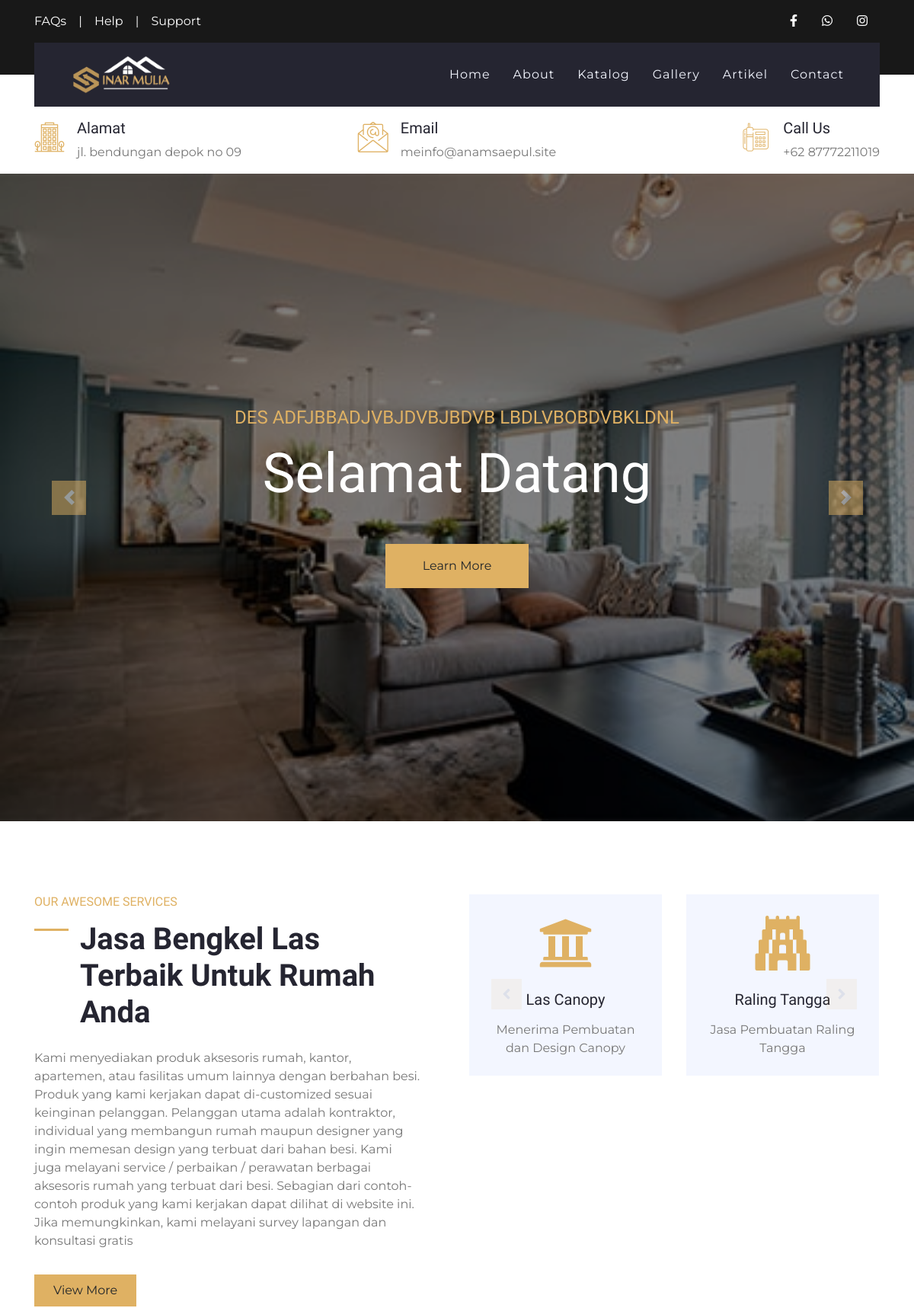
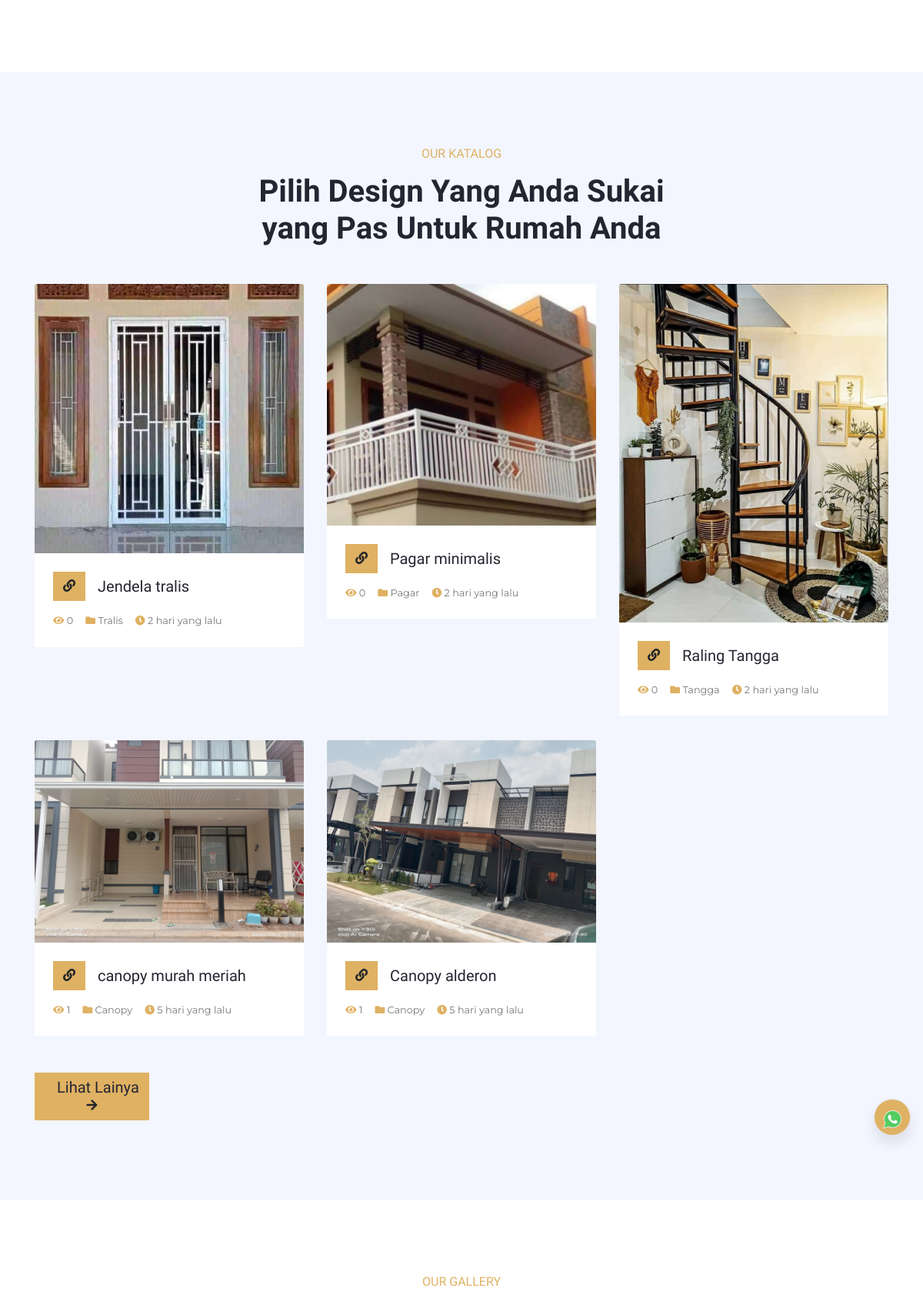
The page / (upper part) on the database its author committed (2 pictures, top to bottom).
### tables this page shows
CREATE TABLE `set_profil`  (
  `profil_id` int(11) NOT NULL AUTO_INCREMENT,
  `nama` varchar(50) NULL DEFAULT NULL,
  `alamat` varchar(100) NULL DEFAULT NULL,
  `deskripsi` text NULL,
  `logo` text NULL,
  `foto` text NULL,
  `kontak_id` int(11) NULL DEFAULT NULL,
  `company_name` varchar(50) NULL DEFAULT NULL,
  `web_url` text NULL,
  PRIMARY KEY (`profil_id`) USING BTREE
);

CREATE TABLE `set_hero`  (
  `hero_id` int(11) NOT NULL AUTO_INCREMENT,
  `judul` varchar(50) NOT NULL,
  `paragraf` varchar(50) NOT NULL,
  `foto` varchar(100) NOT NULL,
  `is_active` int(11) NOT NULL,
  `link` varchar(100) NULL DEFAULT NULL,
  `class` varchar(20) NULL DEFAULT NULL,
  PRIMARY KEY (`hero_id`) USING BTREE
);

CREATE TABLE `ref_produk`  (
  `produk_id` int(11) NOT NULL AUTO_INCREMENT,
  `nama_produk` varchar(100) NOT NULL,
  `kategori` varchar(30) NOT NULL,
  `deskripsi` text NOT NULL,
  `foto` varchar(100) NOT NULL,
  `date_post` datetime NOT NULL,
  `slug` varchar(100) NULL DEFAULT NULL,
  `harga` varchar(20) NULL DEFAULT NULL,
  `best` int(11) NULL DEFAULT NULL,
  PRIMARY KEY (`produk_id`) USING BTREE
);

### application/controllers/Home.php (called while the page is built, shortened)
<?php
class Home extends CI_Controller
{
    public function __construct()
    {
        $this->load->model('M_home', 'home');
        $this->load->model('admin/Profil_m', 'profil');
        $this->load->library('session');
    }
    public function index()
    {
        $data = [
            'judul' => $this->profil->get_profile('nama'),
            'perusahaan' => $this->profil->get_profile('nama'),
            'logo' => $this->profil->get_profile('logo'),
            'alamat' => $this->profil->get_profile('alamat'),
            'whatsap' => $this->profil->get_kontak('whatsap'),
            'facebook' => $this->profil->get_kontak('facebook'),
            'instagram' => $this->profil->get_kontak('instagram'),
            'email' => $this->profil->get_kontak('email'),
            'telpon' => $this->profil->get_kontak('telpon'),
            'foto' => $this->profil->get_profile('foto'),
            'slide' => $this->home->get_slide()->result(),
            'dataKatalog' => $this->home->get_katalog()->result(),
            'gallery' => $this->home->get_gallery()->result(),
            'bsproduk' => $this->home->get_bsproduk()->result(),
            'testimoni' => $this->home->get_testimoni()->result(),
            'artikel' => $this->home->get_artikel()->result(),
            'deskripsi' => $this->profil->get_profile('deskripsi'),
        ];
        $this->load->view('layout/header', $data);
        $this->load->view('layout/navbar', $data);
        $this->load->view('pages/home_v', $data);
        $this->load->view('layout/footer', $data);
    }
}

### index.php (called while the page is built, shortened)
<?php
require_once BASEPATH.'core/CodeIgniter.php';

### application/models/admin/Profil_m.php (called while the page is built, shortened)
<?php
class Profil_m extends CI_Model
{
    public function get_profile($varams)
    {
        $query = $this->db->get('set_profil')->row();
        $data = $query->$varams;
        return $data;
    }
}

### application/models/M_home.php (called while the page is built, shortened)
<?php
class M_home extends CI_Model
{
    public function get_slide()
    {
        $this->db->select('*');
        $this->db->from('set_hero');
        $this->db->where('is_active', 1);
        $this->db->order_by('hero_id', 'DESC');
        $query = $this->db->get();
        return $query;
    }
    public function get_katalog()
    {
        $this->db->select('*');
        $this->db->from('ref_produk');
        $this->db->order_by('produk_id', 'DESC');
        $this->db->limit(6);
        $query = $this->db->get();
        return $query;
    }
    public function get_gallery()
    {
        $this->db->select('*');
        $this->db->from('gallery');
        $this->db->where('token', 1);
        $this->db->order_by('gallery_id', 'DESC');
        $this->db->limit(12);
        $query = $this->db->get();
        return $query;
    }
    public function get_bsproduk()
    {
        $this->db->select('*');
        $this->db->from('gallery a');
        $this->db->join('ref_produk b', 'a.produk_id=b.produk_id');
        $this->db->where('a.token', 2);
        $this->db->order_by('gallery_id', 'DESC');
        $query = $this->db->get();
        return $query;
    }
    public function get_testimoni()
    {
        $this->db->select('*');
        $this->db->from('testimoni');
        $this->db->where('is_active', 1);
        $this->db->order_by('id_testi', 'DESC');
        $query = $this->db->get();
        return $query;
    }
    public function get_artikel()
    {
        $this->db->select('*');
        $this->db->from('artikel a');
        $this->db->order_by('artikel_id', 'DESC');
        $this->db->limit(12);
        $query = $this->db->get();
        return $query;
    }
}

### application/views/pages/home_v.php (the view, shortened to what this page needs)
<?php
function waktu_lalu($timestamp)
{
    $selisih = time() - strtotime($timestamp);
    $detik = $selisih;
    $menit = round($selisih / 60);
    $jam = round($selisih / 3600);
    $hari = round($selisih / 86400);
    $minggu = round($selisih / 604800);
    $bulan = round($selisih / 2419200);
    $tahun = round($selisih / 29030400);
    if ($detik <= 60) {
        $waktu = $detik . ' detik yang lalu';
    } else if ($menit <= 60) {
        $waktu = $menit . ' menit yang lalu';
    } else if ($jam <= 24) {
        $waktu = $jam . ' jam yang lalu';
    } else if ($hari <= 7) {
        $waktu = $hari . ' hari yang lalu';
    } else if ($minggu <= 4) {
        $waktu = $minggu . ' minggu yang lalu';
    } else if ($bulan <= 12) {
        $waktu = $bulan . ' bulan yang lalu';
    } else {
        $waktu = $tahun . ' tahun yang lalu';
    }
    return $waktu;
}
?>
<div class="container-fluid p-0">
    <div id="header-carousel" class="carousel slide" data-ride="carousel">
        <div class="carousel-inner">
            <?php foreach ($slide as $hero) : ?>
                <div class="carousel-item <?= $hero->class ?>">
                    <img class="w-100" src="<?= base_url() ?>assets/upload/gallery/<?= $hero->foto ?>" alt="Image" height="850">
                    <div class="carousel-caption d-flex flex-column align-items-center justify-content-center">
                        <div class="p-3" style="max-width: 800px;">
                            <h4 class="text-primary text-uppercase font-weight-normal mb-md-3"><?= $hero->paragraf ?></h4>
                            <h3 class="display-3 text-white mb-md-4"><?= $hero->judul ?></h3>
                            <a href="<?= $hero->link ?>" class="btn btn-primary py-md-3 px-md-5 mt-2 mt-md-4">Learn More</a>
                        </div>
                    </div>
                </div>
            <?php endforeach ?>
        </div>
        <a class="carousel-control-prev" href="#header-carousel" data-slide="prev">
            <div class="btn btn-primary" style="width: 45px; height: 45px;">
                <span class="carousel-control-prev-icon mb-n2"></span>
            </div>
        </a>
        <a class="carousel-control-next" href="#header-carousel" data-slide="next">
            <div class="btn btn-primary" style="width: 45px; height: 45px;">
                <span class="carousel-control-next-icon mb-n2"></span>
            </div>
        </a>
    </div>
</div>
<div class="container-fluid py-5">
    <div class="container py-5">
        <div class="row">
            <div class="col-lg-6 pr-lg-5">
                <h6 class="text-primary font-weight-normal text-uppercase mb-3">Our Awesome Services</h6>
                <h1 class="mb-4 section-title">
                    Jasa Bengkel Las Terbaik Untuk Rumah Anda</h1>
                <p><?= $deskripsi ?></p>
                <a href="" class="btn btn-primary mt-3 py-2 px-4">View More</a>
            </div>
            <div class="col-lg-6 p-0 pt-5 pt-lg-0">
                <div class="owl-carousel service-carousel position-relative">
                    <div class="d-flex flex-column text-center bg-light mx-3 p-4">
                        <h3 class=" display-3 font-weight-normal text-primary mb-3"> <i class="fas fa-university"></i></h3>
                        <h5 class="mb-3">Las Canopy</h5>
                        <p class="m-0">Menerima Pembuatan dan Design Canopy</p>
                    </div>
                    <div class="d-flex flex-column text-center bg-light mx-3 p-4">
                        <h3 class=" display-3 font-weight-normal text-primary mb-3"> <i class="fas fa-gopuram"></i></h3>
                        <h5 class="mb-3">Raling Tangga</h5>
                        <p class="m-0">Jasa Pembuatan Raling Tangga</p>
                    </div>
                </div>
            </div>
        </div>
    </div>
</div>
<div class="container-fluid bg-light pt-5">
    <div class="container py-5">
        <div class="row justify-content-center">
            <div class="col-lg-6 col-md-8 col text-center mb-4">
                <h6 class="text-primary font-weight-normal text-uppercase mb-3">Our Katalog</h6>
                <h1 class="mb-4">Pilih Design Yang Anda Sukai yang Pas Untuk Rumah Anda</h1>
            </div>
        </div>
        <div class="row pb-3">
            <?php foreach ($dataKatalog as $katalog) : ?>
                <?php $id = $katalog->produk_id;
                $visitorprod = $this->db->query("SELECT * FROM section_visit WHERE produk_id='" . $id . "'")->num_rows(); ?>
                <div class="col-md-4 mb-4">
                    <div class="card border-0 mb-2">
                        <img class="card-img-top" src="<?= base_url() ?>assets/upload/gallery/<?= $katalog->foto ?>" alt="">
                        <div class="card-body bg-white p-4">
                            <div class="d-flex align-items-center mb-3">
                                <a class="btn btn-primary" href="<?= base_url() ?>katalog/detailproduk/<?= $katalog->slug ?>/<?= $katalog->produk_id ?>"><i class="fa fa-link"></i></a>
                                <a href="<?= base_url() ?>katalog/detailproduk/<?= $katalog->slug ?>/<?= $katalog->produk_id ?>">
                                    <h5 class="m-0 ml-3 text-truncate"><?= $katalog->nama_produk ?></h5>
                                </a>
                            </div>
                            <div class="d-flex">
                                <small class="mr-3"><i class="fa fa-eye text-primary"></i> <?= $visitorprod ?></small>
                                <small class="mr-3"><i class="fa fa-folder text-primary"></i> <?= $katalog->kategori ?></small>
                                <small class="mr-3"><i class="fa fa-clock text-primary"></i> <?= waktu_lalu($katalog->date_post) ?></small>
                            </div>
                        </div>
                    </div>
                </div>
            <?php endforeach ?>
        </div>
        <div class="row pb-3">
            <div class="col-md-4 mb-4">
                <div class="d-flex align-items-center mb-3">
                    <a class="btn btn-primary" href="<?= base_url() ?>katalog">
                        <h5 class=" m-0 ml-3 text-truncate">Lihat Lainya </h5> <i class="fa fa-arrow-right "></i>
                    </a>
                </div>
            </div>
        </div>
    </div>
</div>
<div class="container-fluid py-5">
    <div class="container py-5">
        <div class="row justify-content-center">
            <div class="col-lg-6 col-md-8 col text-center mb-4">
                <h6 class="text-primary font-weight-normal text-uppercase mb-3">Our Gallery</h6>
            </div>
        </div>
    </div>
</div>

### application/views/layout/navbar.php (shortened to what this page needs)
<div class="container-fluid bg-dark py-3">
    <div class="container">
        <div class="row">
            <div class="col-md-6 text-center text-lg-left mb-2 mb-lg-0">
                <div class="d-inline-flex align-items-center">
                    <a class="text-white pr-3" href="">FAQs</a>
                    <span class="text-white">|</span>
                    <a class="text-white px-3" href="">Help</a>
                    <span class="text-white">|</span>
                    <a class="text-white pl-3" href="">Support</a>
                </div>
            </div>
            <div class="col-md-6 text-center text-lg-right">
                <div class="d-inline-flex align-items-center">
                    <a class="text-white px-3" href="<?= $facebook ?>">
                        <i class="fab fa-facebook-f"></i>
                    </a>
                    <a class="text-white px-3" href="<?= $whatsap ?>">
                        <i class="fab fa-whatsapp"></i>
                    </a>
                    <a class="text-white px-3" href="<?= $instagram ?>">
                        <i class="fab fa-instagram"></i>
                    </a>
                </div>
            </div>
        </div>
    </div>
</div>
<div class="container-fluid position-relative nav-bar p-0">
    <div class="container position-relative" style="z-index: 9;">
        <nav class="navbar navbar-expand-lg bg-secondary navbar-dark py-3 py-lg-0 pl-3 pl-lg-5">
            <a href="" class="navbar-brand">
                <img src="<?= base_url() ?>assets/upload/logo/<?= $logo ?>" alt="" height="50">
            </a>
            <div class="collapse navbar-collapse justify-content-between px-3" id="navbarCollapse">
                <div class="navbar-nav ml-auto py-0">
                    <a href="<?= base_url() ?>" class="nav-item nav-link ">Home</a>
                    <a href="<?= base_url('about') ?>" class="nav-item nav-link">About</a>
                    <a href="<?= base_url('katalog') ?>" class="nav-item nav-link">Katalog</a>
                    <a href="<?= base_url('gallery') ?>" class="nav-item nav-link">Gallery</a>
                    <a href="<?= base_url('artikel') ?>" class="nav-item nav-link">Artikel</a>
                    <a href="<?= base_url('contact') ?>" class="nav-item nav-link">Contact</a>
                </div>
            </div>
        </nav>
    </div>
</div>
<div class="container-fluid bg-white py-3">
    <div class="container">
        <div class="row">
            <div class="col-lg-4 text-left mb-3 mb-lg-0">
                <div class="d-inline-flex text-left">
                    <h1 class="flaticon-office font-weight-normal text-primary m-0 mr-3"></h1>
                    <div class="d-flex flex-column">
                        <h5>Alamat</h5>
                        <p class="m-0"><?= $alamat ?></p>
                    </div>
                </div>
            </div>
            <div class="col-lg-4 text-left text-lg-center mb-3 mb-lg-0">
                <div class="d-inline-flex text-left">
                    <h1 class="flaticon-email font-weight-normal text-primary m-0 mr-3"></h1>
                    <div class="d-flex flex-column">
                        <h5>Email</h5>
                        <p class="m-0"><?= $email ?></p>
                    </div>
                </div>
            </div>
            <div class="col-lg-4 text-left text-lg-right mb-3 mb-lg-0">
                <div class="d-inline-flex text-left">
                    <h1 class="flaticon-telephone font-weight-normal text-primary m-0 mr-3"></h1>
                    <div class="d-flex flex-column">
                        <h5>Call Us</h5>
                        <p class="m-0">+62 <?= $telpon ?></p>
                    </div>
                </div>
            </div>
        </div>
    </div>
</div>

### rows shown on the page
set_profil: logo (picture), alamat "jl. bendungan depok no 09", deskripsi "Kami menyediakan produk aksesoris rumah, kantor, apartemen, atau fasilitas umum lainnya dengan berbahan besi. Produk yang kami kerjakan dapat di-customized sesuai keinginan pelanggan. Pelanggan utama adalah kontraktor, individual yang membangun rumah maupun designer yang ingin memesan design yang terbuat dari bahan besi. Kami juga melayani service / perbaikan / perawatan berbagai aksesoris rumah yang terbuat dari besi. Sebagian dari contoh-contoh produk yang kami kerjakan dapat dilihat di website ini. Jika memungkinkan, kami melayani survey lapangan dan konsultasi gratis"
set_hero: foto (picture), paragraf "DES ADFJBBADJVBJDVBJBDVB LBDLVBOBDVBKLDNL", judul "Selamat Datang"
ref_produk: foto (picture), nama_produk "Jendela tralis", visitorprod "0", kategori "Tralis", date_post "2 hari yang lalu"
ref_produk: foto (picture), nama_produk "Pagar minimalis", visitorprod "0", kategori "Pagar", date_post "2 hari yang lalu"
ref_produk: foto (picture), nama_produk "Raling Tangga", visitorprod "0", kategori "Tangga", date_post "2 hari yang lalu"
ref_produk: foto (picture), nama_produk "canopy murah meriah", visitorprod "1", kategori "Canopy", date_post "5 hari yang lalu"
ref_produk: foto (picture), nama_produk "Canopy alderon", visitorprod "1", kategori "Canopy", date_post "5 hari yang lalu"

### other values the page prints
$email "meinfo@anamsaepul.site"
$telpon "87772211019"
